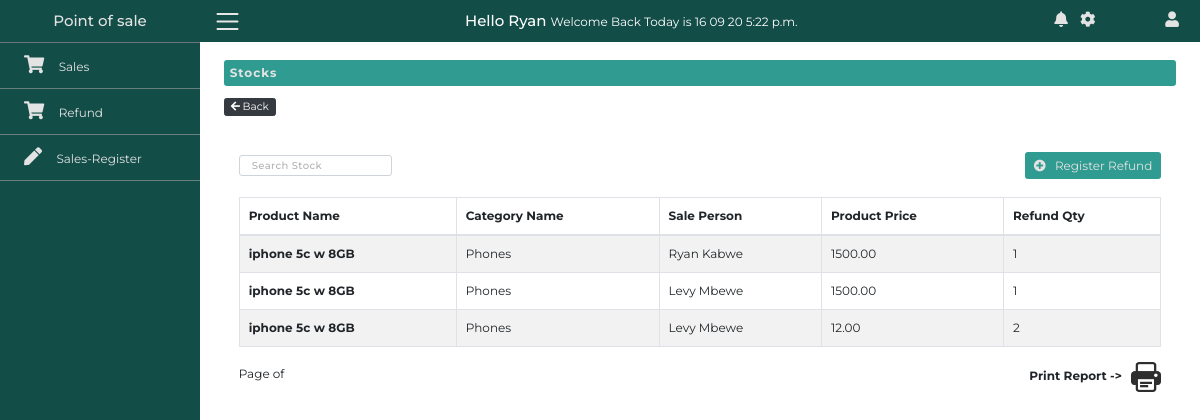
The app's page /refund (signed in) with its own data.
### AppPOS/models.py (models this page shows, shortened)
class Refund(models.Model):
    user = models.ForeignKey(SalesPerson,
                                on_delete=models.CASCADE, blank=True)
    product = models.ForeignKey(Stock,
                                on_delete=models.CASCADE)
    category = models.ForeignKey(Category,
                                 on_delete=models.CASCADE)
    quantity = models.IntegerField(null=False)
    product_price = models.DecimalField(max_digits=10, decimal_places=2)
    reason_for_refund = models.TextField(max_length=400)

class Stock(models.Model):
    category = models.ForeignKey('Category',
                                 on_delete=models.CASCADE)
    product_id = models.CharField(primary_key=True, max_length=50)
    product_name = models.CharField(max_length=100, unique=True)
    product_price = models.DecimalField(max_digits=10, decimal_places=2)
    quantity = models.IntegerField()
    create_dated = models.DateTimeField(auto_now_add=True)
    def __str__(self):
        return f"{self.product_name}"

class Category(models.Model):
    category_id = models.AutoField(primary_key=True, auto_created=True)
    category_name = models.CharField(max_length=50, unique=True, )
    def __str__(self):
        return f"{self.category_name}"

class SalesPerson(models.Model):
    GENDER = [
        ('M','Male'),
        ('F','Female'),
    ]
    user = models.OneToOneField(User,on_delete=models.CASCADE)
    gender = models.CharField(choices=GENDER, max_length=9)
    nrc = models.CharField(max_length=20)
    phone = models.CharField(max_length=30)
    location = models.CharField(max_length=50)
    def __str__(self):
        return f"{self.user.username}"

### AppPOS/views.py (the view)
# urls.py: path('refund', views.refund, name='refund'),
@login_required(redirect_field_name='login')
def refund(request):
   refunds = Refund.objects.all()
   if request.method == 'POST':
      form = RefundForm(request.POST)
      product_id = form.data.get('product')
      product_qty = int(form.data.get('quantity'))
      stock = Stock.objects.get(product_id=product_id)
      sale = Sale.objects.get(product__product_id=product_id)
      if form.is_valid():
         form.save(commit=False)
         p_qty = stock.quantity + product_qty
         stock.quantity = p_qty
         stock.save()
         form.save()
   else:
      form = RefundForm()
   context = {
      'refunds':refunds,
      'form':form,
   }
   return render(request, 'AppPOS/refund.html', context)

### AppPOS/forms.py
class RefundForm(forms.ModelForm):
    class Meta:
        model = Refund
        fields = '__all__'

### AppPOS/templates/AppPOS/refund.html (shortened to what this page needs)
{% extends "AppPOS/base.html" %} {% load static %}  {% block body %} {% include "AppPOS/navbar.html" %}
<section class="main-section">
    <div class="container-fluid">
      <div class="row">
        <div class="col-lg-9 ml-auto">
          <div class="row pt-4 mt-3 mb-4 main-area-margin">
            <div class="col-lg-12 col-md-7 ml-md-auto heading p-2">
              <h6 class="m-0">Stocks</h6>
            </div>
            <div class="back">
              <a href="" class="btn btn-dark btn-sm mt-3 py-0"
                ><i class="fas fa-arrow-left"></i> Back</a
              >
            </div>
          </div>
          <div class="row mt-3 main-area-margin">
            <div class="col-md-12 my-4">
              <div class="table-search-head d-flex align-items-center mb-4">
                <form id="stock-form" class="justify-content-end">
                  <input
                    type="text"
                    class="form-control py-1 px-3 h-75 fa-sm"
                    id="stock-input"
                    placeholder="Search Stock"
                    autocomplete="off"
                  />
                </form>
                <div class="add-product ml-auto">
                  <a
                    href=""
                    class="btn btn-custom"
                    data-target="#add-product"
                    data-toggle="modal"
                    ><i class="fas fa-plus-circle mr-2"></i> Register Refund</a
                  >
                </div>
              </div>
              <table class="table table-striped table-bordered">
                <thead>
                  <tr class="text-left">
                    <th>Product Name</th>
                    <th>Category Name</th>
                    <th>Sale Person</th>
                    <th>Product Price</th>
                    <th>Refund Qty</th>
                  </tr>
                </thead>
                <tbody id="tbody">
                  {% for refund in refunds %}
                  <tr class="text-left">
                    <th>{{ refund.product.product_name }}</th>
                    <td>{{ refund.category.category_name }}</td>
                    <td>{{ refund.user.user.get_full_name }}</td>
                    <td>{{ refund.product_price}}</td>
                    <td>{{ refund.quantity }}</td>
                  </tr>
                  {% endfor %}
                </tbody>
              </table>
              <div
                class="print-paginate d-flex align-items-center justify-content-between"
              >
                <div class="paginate">
                  <div class="table-pages">
                    <p class="my-2">Page {{stock.number}} of {{stock.paginator.num_pages}}</p>
                  </div>
                </div>
                <div class="print">
                  <h6>
                    Print Report ->
                    <img
                      src="{% static 'icons/print.png' %}"
                      alt=""
                      class="img-fluid ml-2 print"
                      style="width: 30px; cursor: pointer;"
                    />
                  </h6>
                </div>
              </div>
            </div>
          </div>
        </div>
      </div>
    </div>
  </section>
{% endblock %}

### AppPOS/templates/AppPOS/navbar.html (shortened to what this page needs)
{% load static %}
<nav class="navbar navbar-expand-md navbar-light pl-0 w-100 mb-4">
  <div class="collapse navbar-collapse" id="NavbarCollaspe">
    <div class="container-fluid">
      <div class="row">
        <div
          class="col-xl-2 col-lg-3 col-md-4 sidebar fixed-top px-0"
          id="menu_content"
        >
          <a
            href="#"
            class="navbar-brand d-flex mx-auto border-bottom border-secondary justify-content-center align-items-center"
            ><h5 class="m-0">Point of sale</h5></a
          >
          <ul class="navbar-nav flex-column">
            <li class="nav-item">
              <a href="{% url 'sales' %}" class="nav-link"
                ><i class="fas fa-shopping-cart"></i>Sales</a
              >
            </li>
            <li class="nav-item">
              <a href="{% url 'refund' %}" class="nav-link"
                ><i class="fas fa-shopping-cart"></i>Refund</a
              >
            </li>
            {% if request.user.is_superuser %}
              <li class="nav-item">
                <a href="{% url 'worker' %}" class="nav-link"
                  ><i class="fas fa-users-cog"></i>Workers</a
                >
              </li>
              <li class="nav-item">
                <a href="" class="nav-link"
                  ><i class="fas fa-list-alt"></i>Reports</a
                >
              </li>
              <li class="nav-item">
                <a href="" class="nav-link"
                  ><i class="fas fa-chart-line"></i>Statistic</a
                >
              </li>
            {% else %}
              <li class="nav-item">
                <a href="{% url 'sales-register' %}" class="nav-link"
                  ><i class="fas fa-pen"></i>Sales-Register</a
                >
              </li>
            {% endif %}
          </ul>
        </div>
        <div
          class="col-xl-10 col-lg-9 col-md-8 ml-auto fixed-top main-menu-bar py-2 w-100"
        >
          <div class="row align-items-center">
            <div class="col-md-3">
              <img
                src="{% static 'icons/menu.png' %}"
                class="img-fluid m-0 p-0 mr-5"
                id="menu"
                alt=""
              />
            </div>
            <div class="col-md-7 welcome">
              <h5 class="text-white d-inline">Hello {{ request.user }}
                <b><small class="text-white d-inline">Welcome Back Today is {% now 'd m y P' %}</small></b>
              </h5>
            </div>
            <div class="col-md-2">
              <ul class="navbar-nav setting">
                <li class="nav-item">
                  <a href="" class="nav-link"><i class="fas fa-bell"></i></a>
                </li>
                <li class="nav-item">
                  <a href="" class="nav-link"><i class="fas fa-cog"></i></a>
                </li>
                <li class="nav-item ml-xl-auto">
                  <a
                    href=""
                    class="nav-link"
                    data-toggle="modal"
                    data-target="#logout"
                    ><i class="fas fa-user"></i
                  ></a>
                </li>
              </ul>
            </div>
          </div>
        </div>
      </div>
    </div>
  </div>
</nav>

### static/css/main.css (style rules this page uses)
:root { --primary-color: #134d47; --secondary-color: #309b90; --btn-primary: var(--secondary-color); --btn-secondary: #212121; --font-heading: var(--btn-secondary); --font-sidebar: var(--icon-color); --pagination-color: var(--primary-color); --pagination-active: var(--secondary-color); --icon-color: #e3e3e3; --border-color: #a1a1a19a; }
body { font-family: "Montserrat", sans-serif; }
h6 { font-weight: bolder; }
.sidebar a, .main-menu-bar a { color: var(--icon-color) !important; }
.btn-custom { background-color: var(--btn-primary) !important; color: var(--font-sidebar) !important; border: 0 !important; }
.heading { background-color: var(--secondary-color); border-radius: 3px; display: flex; align-items: center; color: var(--font-sidebar); letter-spacing: 1px; }
::placeholder { font-weight: 500 !important; color: #b3b3b3 !important; }
@media (max-width: 1720px) { html { font-size: 12px; } }
@media (max-width: 1720px) { ::placeholder { letter-spacing: 0.4px; font-size: 10px !important; } }
.sidebar .fas { padding-right: 0.6em; font-size: 1.5rem; color: var(--icon-color); }
.sidebar .navbar-brand { padding: 0.8em; }
.sidebar .fas { padding-right: 0.8em; font-size: 1.5rem; color: var(--icon-color); }
.sidebar { background-color: var(--primary-color); height: 100vh; }
.sidebar .nav-link { padding: 1em 2em !important; }
.sidebar .nav-item { border-bottom: 1px solid var(--border-color); transition: background-color 250ms; }
.main-menu-bar { background-color: var(--primary-color); }
.main-menu-bar img { width: 25px; height: 25px; object-fit: cover; cursor: pointer; }
.main-menu-bar .fas { font-size: 1.3rem; }
.main-section .main-area-margin { margin-left: -10.5%; margin-right: 1%; }

### records on screen
Refund: product.product_name "iphone 5c w 8GB", category.category_name "Phones", user.user.get_full_name "Ryan Kabwe", product_price "1500.00", quantity "1"
Refund: product.product_name "iphone 5c w 8GB", category.category_name "Phones", user.user.get_full_name "Levy Mbewe", product_price "1500.00", quantity "1"
Refund: product.product_name "iphone 5c w 8GB", category.category_name "Phones", user.user.get_full_name "Levy Mbewe", product_price "12.00", quantity "2"

### other values on screen
{{ request.user }} "Ryan"
